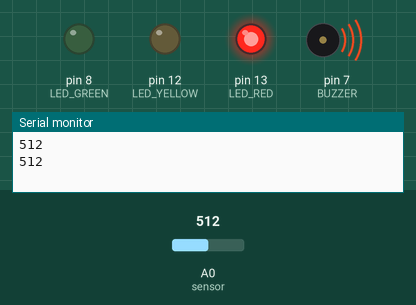
Recording of a sketch running on a simulated Arduino Uno, built with avr-gcc and run on an emulated ATmega328P. Shown: output pins drawn as LEDs (lit = HIGH), buzzer (waves = sounding), the last lines printed to the serial monitor. The test bench sets the inputs (shaded band); at power-on: A0 (sensor) = 512.

Above: at 1.65 s.
2.0 s: A0 (sensor) set to 213
At 2.55 s:
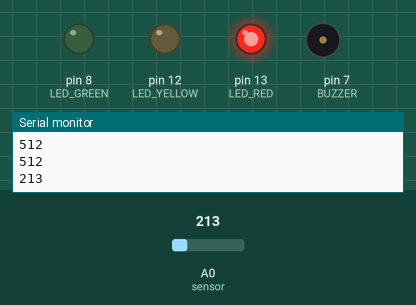
5.5 s: A0 (sensor) set to 192
At 6.1 s:
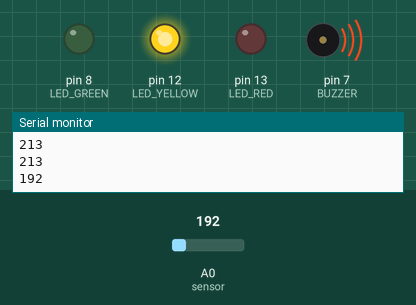
9.0 s: A0 (sensor) set to 108
12.5 s: A0 (sensor) set to 92
At 12.9 s:
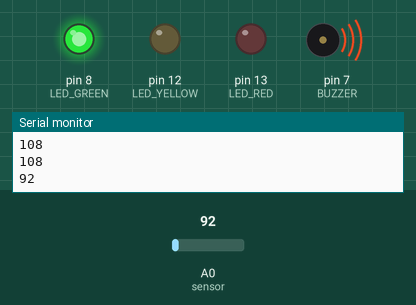
16.0 s: A0 (sensor) set to 22
19.5 s: A0 (sensor) set to 19
At 20.0 s:
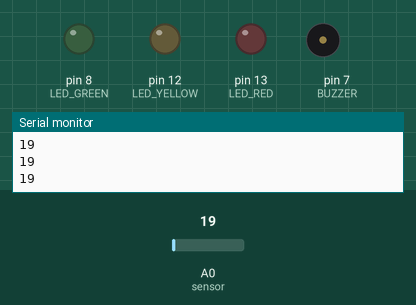
Timing chart, 0 to 22.0 s (numbered marks = the images above; inputs shaded):
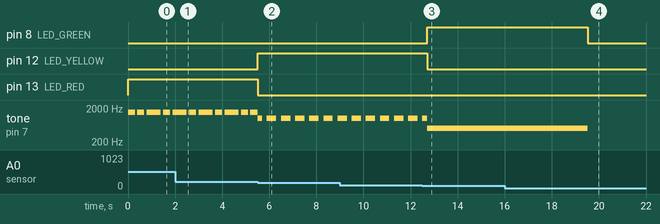

The sketch:

WaterGuardCode.ino
```cpp
#define LED_RED 13
#define LED_YELLOW 12
#define LED_GREEN 8
#define BUZZER 7

void setup(){
  Serial.begin(9600);     // Communication started with 9600 baud
  pinMode(LED_RED, OUTPUT);
  pinMode(LED_YELLOW, OUTPUT);
  pinMode(LED_GREEN, OUTPUT);
  pinMode(BUZZER, OUTPUT);
}

void loop(){
  int sensor = analogRead(A0); // Incoming analog signal read and appointed sensor
  Serial.println(sensor);      // Wrote serial port

  // Reset all outputs
  digitalWrite(LED_GREEN, LOW);
  digitalWrite(LED_YELLOW, LOW);
  digitalWrite(LED_RED, LOW);
  noTone(BUZZER);

  if (sensor > 20 && sensor <= 100) {
    digitalWrite(LED_GREEN, HIGH); // turn on green led
    tone(BUZZER, 500, 200); // Short low beep for low water level
    delay(200);
  }
  else if (sensor > 100 && sensor <= 200) {
    digitalWrite(LED_YELLOW, HIGH); // turn on yellow led
    tone(BUZZER, 1000, 200); // Medium beep for medium water level
    delay(200);
    noTone(BUZZER);
    delay(200);
    tone(BUZZER, 1000, 200); // Double beep pattern
    delay(200);
  }
  else if (sensor > 200) {
    digitalWrite(LED_RED, HIGH); // turn on red led
    tone(BUZZER, 1500, 300); // Longer high-pitched beep for high water level
    delay(300);
    noTone(BUZZER);
    delay(100);
    tone(BUZZER, 1500, 300); // Triple beep pattern
    delay(300);
    noTone(BUZZER);
    delay(100);
    tone(BUZZER, 1500, 300);
    delay(300);
  }
}
```

Measured:
- the behaviour switches between 201 and 200 on A0 (sensor) (found by bisection; images 1 and 2)
- the behaviour switches between 101 and 100 on A0 (sensor) (found by bisection; images 2 and 3)
- the behaviour switches between 21 and 20 on A0 (sensor) (found by bisection; images 3 and 4)
- after the input at 5.5 s, pin 12 (LED_YELLOW): LOW → HIGH at once; pin 13 (LED_RED): HIGH → LOW at once
- after the input at 12.5 s, pin 8 (LED_GREEN): LOW → HIGH after 0.21 s; pin 12 (LED_YELLOW): HIGH → LOW after 0.21 s
- after the input at 19.5 s, pin 8 (LED_GREEN): HIGH → LOW at once; tone on pin 7 (BUZZER): 500 Hz → silent at once
